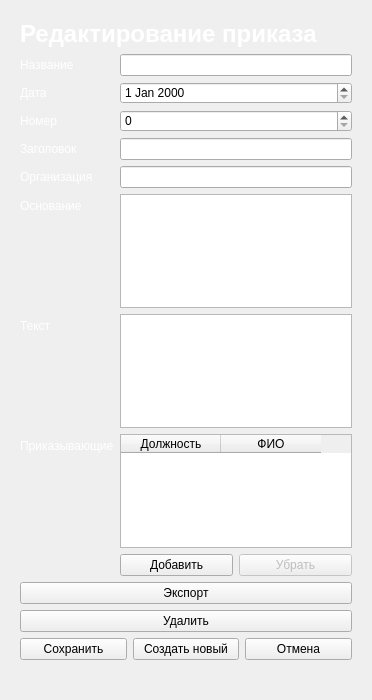
<?xml version="1.0" encoding="UTF-8"?>
<ui version="4.0">
 <class>Form</class>
 <widget class="QWidget" name="Form">
  <property name="geometry">
   <rect>
    <x>0</x>
    <y>0</y>
    <width>372</width>
    <height>700</height>
   </rect>
  </property>
  <property name="windowTitle">
   <string>Редактирование приказа</string>
  </property>
  <layout class="QGridLayout" name="gridLayout">
   <item row="0" column="0">
    <widget class="QWidget" name="widget" native="true">
     <property name="styleSheet">
      <string notr="true">.QLabel {color: rgb(255, 255, 255)}</string>
     </property>
     <layout class="QVBoxLayout" name="verticalLayout">
      <item>
       <widget class="QLabel" name="label">
        <property name="styleSheet">
         <string notr="true"/>
        </property>
        <property name="text">
         <string>&lt;html&gt;&lt;head/&gt;&lt;body&gt;&lt;p&gt;&lt;span style=&quot; font-size:18pt; font-weight:600;&quot;&gt;Редактирование приказа&lt;/span&gt;&lt;/p&gt;&lt;/body&gt;&lt;/html&gt;</string>
        </property>
       </widget>
      </item>
      <item>
       <layout class="QFormLayout" name="formLayout">
        <item row="0" column="0">
         <widget class="QLabel" name="nameLabel">
          <property name="text">
           <string>Название</string>
          </property>
         </widget>
        </item>
        <item row="0" column="1">
         <widget class="QLineEdit" name="name"/>
        </item>
        <item row="1" column="0">
         <widget class="QLabel" name="dateLabel">
          <property name="text">
           <string>Дата</string>
          </property>
         </widget>
        </item>
        <item row="1" column="1">
         <widget class="QDateEdit" name="date"/>
        </item>
        <item row="2" column="0">
         <widget class="QLabel" name="numberLabel">
          <property name="text">
           <string>Номер</string>
          </property>
         </widget>
        </item>
        <item row="2" column="1">
         <widget class="QSpinBox" name="number">
          <property name="maximum">
           <number>999999999</number>
          </property>
         </widget>
        </item>
        <item row="4" column="0">
         <widget class="QLabel" name="organizationLabel">
          <property name="text">
           <string>Организация</string>
          </property>
         </widget>
        </item>
        <item row="4" column="1">
         <widget class="QLineEdit" name="organization"/>
        </item>
        <item row="5" column="0">
         <widget class="QLabel" name="reasonLabel">
          <property name="text">
           <string>Основание</string>
          </property>
         </widget>
        </item>
        <item row="5" column="1">
         <widget class="QPlainTextEdit" name="reason"/>
        </item>
        <item row="6" column="0">
         <widget class="QLabel" name="textLabel">
          <property name="text">
           <string>Текст</string>
          </property>
         </widget>
        </item>
        <item row="6" column="1">
         <widget class="QPlainTextEdit" name="text"/>
        </item>
        <item row="7" column="0">
         <widget class="QLabel" name="guysLabel">
          <property name="text">
           <string>Приказывающие</string>
          </property>
         </widget>
        </item>
        <item row="7" column="1">
         <layout class="QVBoxLayout" name="verticalLayout_2">
          <item>
           <widget class="QTableWidget" name="guysTable">
            <column>
             <property name="text">
              <string>Должность</string>
             </property>
            </column>
            <column>
             <property name="text">
              <string>ФИО</string>
             </property>
            </column>
           </widget>
          </item>
          <item>
           <layout class="QHBoxLayout" name="horizontalLayout">
            <item>
             <widget class="QPushButton" name="addRowButton">
              <property name="text">
               <string>Добавить</string>
              </property>
             </widget>
            </item>
            <item>
             <widget class="QPushButton" name="delRowButton">
              <property name="enabled">
               <bool>false</bool>
              </property>
              <property name="text">
               <string>Убрать</string>
              </property>
             </widget>
            </item>
           </layout>
          </item>
         </layout>
        </item>
        <item row="3" column="1">
         <widget class="QLineEdit" name="title"/>
        </item>
        <item row="3" column="0">
         <widget class="QLabel" name="titleLabel">
          <property name="text">
           <string>Заголовок</string>
          </property>
         </widget>
        </item>
       </layout>
      </item>
      <item>
       <widget class="QPushButton" name="exportButton">
        <property name="text">
         <string>Экспорт</string>
        </property>
       </widget>
      </item>
      <item>
       <widget class="QPushButton" name="deleteButton">
        <property name="enabled">
         <bool>true</bool>
        </property>
        <property name="text">
         <string>Удалить</string>
        </property>
       </widget>
      </item>
      <item>
       <layout class="QHBoxLayout" name="horizontalLayout_2">
        <item>
         <widget class="QPushButton" name="saveButton">
          <property name="enabled">
           <bool>true</bool>
          </property>
          <property name="text">
           <string>Сохранить</string>
          </property>
         </widget>
        </item>
        <item>
         <widget class="QPushButton" name="addButton">
          <property name="text">
           <string>Создать новый</string>
          </property>
         </widget>
        </item>
        <item>
         <widget class="QPushButton" name="cancelButton">
          <property name="text">
           <string>Отмена</string>
          </property>
         </widget>
        </item>
       </layout>
      </item>
      <item>
       <widget class="QLabel" name="statusbar">
        <property name="text">
         <string/>
        </property>
       </widget>
      </item>
     </layout>
    </widget>
   </item>
  </layout>
 </widget>
 <resources/>
 <connections/>
</ui>
